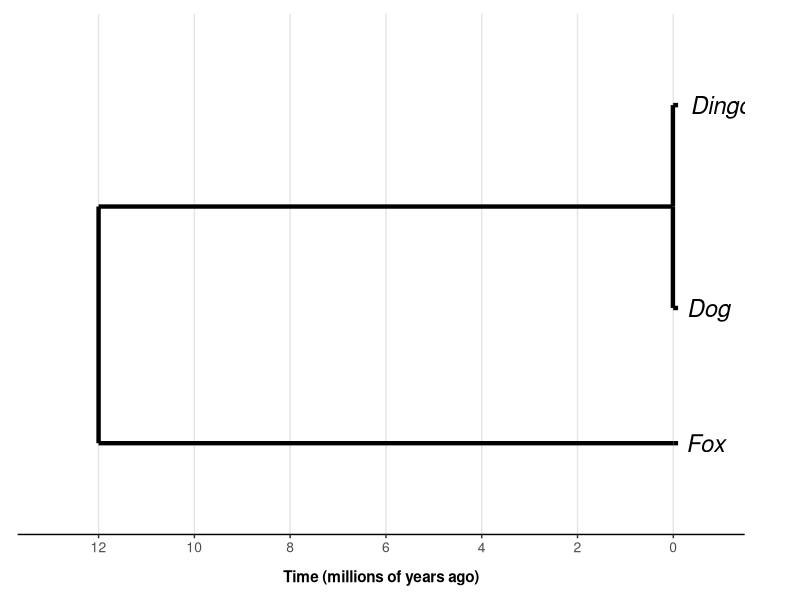
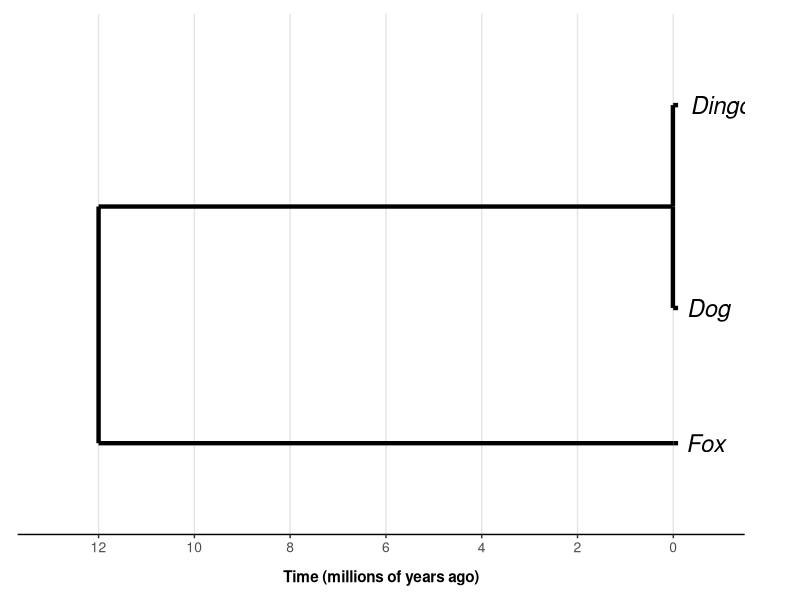

Write the R code that produced these figures, in order.
#!/usr/bin/env Rscript
# Figure 1A: Simple Phylogenetic Tree
# Clean cladogram showing Dog+Dingo clade with Fox outgroup
# Nodes positioned at divergence times

library(ggplot2)
library(ape)

# Set output directory
output_dir <- "manuscript/figures"
dir.create(output_dir, recursive = TRUE, showWarnings = FALSE)

# Divergence times (millions of years ago):
# - Fox-Dog divergence: 12 Mya
# - Dog-Dingo split: 0.008 Mya (8,000 years ago)

# Create phylogeny data manually
# Node positions:
# Fox: x=12 (diverged 12 Mya, shown at that point)
# Dog-Dingo ancestor: x=0.008 (split 0.008 Mya)
# Dog: x=0 (present)
# Dingo: x=0 (present)

phylo_data <- data.frame(
  species = c("Fox", "Dingo", "Dog"),
  x = c(-0.1, -0.1, -0.1),  # Slightly offset for tick extension
  y = c(1, 3.5, 2),   # Y positions for layout (increased spacing)
  stringsAsFactors = FALSE
)

# Branch data (in millions of years)
# All branches extend to present since all species are extant
branches <- data.frame(
  # Vertical: Fox-Dog common ancestor to Fox-Dog/Dingo split midpoint
  # Horizontal: Fox branch (12 Mya to present)
  # Horizontal: Fox-Dog/Dingo split (12 Mya to 0.008 Mya, centered)
  # Vertical: Dingo connector (from center to Dingo)
  # Vertical: Dog connector (from center to Dog)
  # Horizontal: Dingo branch (0.008 Mya to present)
  # Horizontal: Dog branch (0.008 Mya to present)
  # Tick extensions at endpoints
  x_start = c(12,   12,    12,     0.008,  0.008,  0.008,  0.008,  0,     0,      0),
  x_end =   c(12,   0,     0.008,  0.008,  0.008,  0,      0,      -0.1,  -0.1,   -0.1),
  y_start = c(1,    1,     2.75,   2.75,   2.75,   3.5,    2,      1,     3.5,    2),
  y_end =   c(2.75, 1,     2.75,   3.5,    2,      3.5,    2,      1,     3.5,    2)
)

# Create plot
p <- ggplot() +
  # Draw branches
  geom_segment(data = branches,
               aes(x = x_start, xend = x_end, y = y_start, yend = y_end),
               linewidth = 1.5, color = "black") +

  # Add species labels (no visible points, just labels)
  geom_text(data = phylo_data,
            aes(x = x, y = y, label = species),
            hjust = -0.2, size = 6, fontface = "italic") +

  # Reverse x-axis for "time before present"
  scale_x_reverse(
    name = "Time (millions of years ago)",
    breaks = seq(0, 12, 2),
    labels = seq(0, 12, 2),
    limits = c(13, -0.8)
  ) +

  # Y axis
  scale_y_continuous(limits = c(0.5, 4)) +

  # Theme
  theme_classic() +
  theme(
    plot.margin = margin(10, 40, 10, 10),
    panel.grid.major.x = element_line(color = "gray90", linewidth = 0.5),
    axis.text.y = element_blank(),
    axis.title.y = element_blank(),
    axis.ticks.y = element_blank(),
    axis.line.y = element_blank(),
    axis.text.x = element_text(size = 10),
    axis.title.x = element_text(size = 11, face = "bold", margin = margin(t = 10)),
    axis.ticks.x = element_line(),
    axis.line.x = element_line()
  )

# Save figure with better aspect ratio
ggsave(
  filename = file.path(output_dir, "Figure1A_Phylogeny_SIMPLE.pdf"),
  plot = p,
  width = 10,
  height = 4,
  dpi = 600,
  device = "pdf"
)

ggsave(
  filename = file.path(output_dir, "Figure1A_Phylogeny_SIMPLE.png"),
  plot = p,
  width = 10,
  height = 4,
  dpi = 600,
  device = "png"
)

cat("\n=== Simple Phylogeny Complete ===\n")
cat("Clean cladogram with:\n")
cat("  - All species extant (extend to present, 0 Mya)\n")
cat("  - Fox-Dog divergence at 12 Mya\n")
cat("  - Dog-Dingo split at 0.008 Mya (8,000 years ago)\n")
cat("  - Horizontal branch lengths show divergence times\n")
